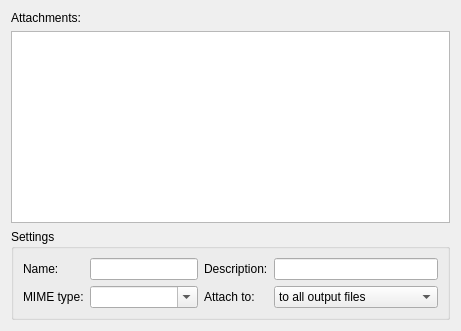
      <widget class="QWidget" name="attachmentsTab">
       <attribute name="title">
        <string>Attachments</string>
       </attribute>
       <layout class="QVBoxLayout" name="verticalLayout_10">
        <item>
         <widget class="QLabel" name="attachmentsLabel">
          <property name="text">
           <string>Attachments:</string>
          </property>
         </widget>
        </item>
        <item>
         <widget class="QTreeView" name="attachments">
          <property name="contextMenuPolicy">
           <enum>Qt::ActionsContextMenu</enum>
          </property>
          <property name="selectionMode">
           <enum>QAbstractItemView::ExtendedSelection</enum>
          </property>
         </widget>
        </item>
        <item>
         <widget class="QGroupBox" name="attachmentSettingsBox">
          <property name="title">
           <string>Settings</string>
          </property>
          <layout class="QGridLayout" name="gridLayout_8">
           <item row="0" column="0">
            <widget class="QLabel" name="attachmentNameLabel">
             <property name="text">
              <string>Name:</string>
             </property>
            </widget>
           </item>
           <item row="0" column="1">
            <widget class="QLineEdit" name="attachmentName"/>
           </item>
           <item row="0" column="2">
            <widget class="QLabel" name="attachmentDescriptionLabel">
             <property name="text">
              <string>Description:</string>
             </property>
            </widget>
           </item>
           <item row="0" column="3">
            <widget class="QLineEdit" name="attachmentDescription"/>
           </item>
           <item row="1" column="0">
            <widget class="QLabel" name="attachmentMIMETypeLabel">
             <property name="text">
              <string>MIME type:</string>
             </property>
            </widget>
           </item>
           <item row="1" column="1">
            <widget class="QComboBox" name="attachmentMIMEType">
             <property name="editable">
              <bool>true</bool>
             </property>
            </widget>
           </item>
           <item row="1" column="2">
            <widget class="QLabel" name="attachmentStyleLabel">
             <property name="text">
              <string>Attach to:</string>
             </property>
            </widget>
           </item>
           <item row="1" column="3">
            <widget class="QComboBox" name="attachmentStyle">
             <item>
              <property name="text">
               <string>to all output files</string>
              </property>
             </item>
             <item>
              <property name="text">
               <string>only to the first output file</string>
              </property>
             </item>
            </widget>
           </item>
          </layout>
         </widget>
        </item>
       </layout>
      </widget>
